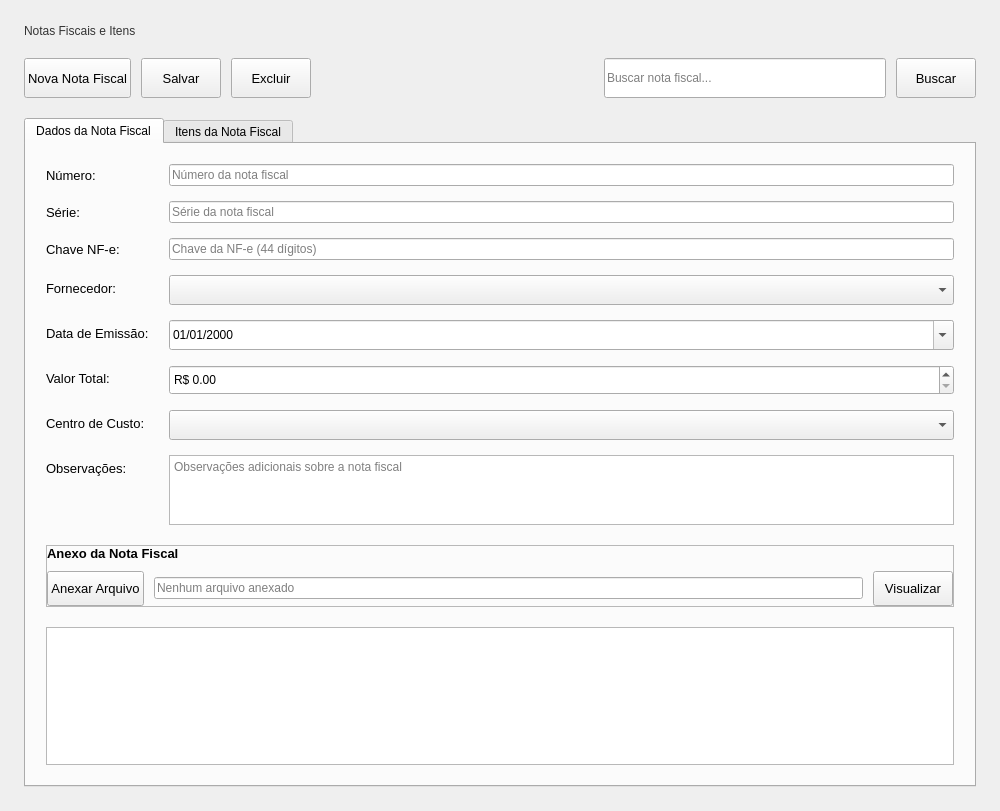
<?xml version='1.0' encoding='UTF-8'?>
<ui version="4.0">
  <class>NotasFiscaisWidget</class>
  <widget class="QWidget" name="NotasFiscaisWidget">
    <property name="windowModality">
      <enum>Qt::WindowModality::WindowModal</enum>
    </property>
    <property name="geometry">
      <rect>
        <x>0</x>
        <y>0</y>
        <width>1000</width>
        <height>811</height>
      </rect>
    </property>
    <property name="windowTitle">
      <string>Notas Fiscais</string>
    </property>
    <property name="windowOpacity">
      <double>100.000000000000000</double>
    </property>
    <property name="autoFillBackground">
      <bool>false</bool>
    </property>
    <layout class="QVBoxLayout" name="verticalLayout">
      <property name="spacing">
        <number>20</number>
      </property>
      <property name="leftMargin">
        <number>24</number>
      </property>
      <property name="topMargin">
        <number>24</number>
      </property>
      <property name="rightMargin">
        <number>24</number>
      </property>
      <property name="bottomMargin">
        <number>24</number>
      </property>
      <property name="sizeConstraint">
        <enum>QLayout::SizeConstraint::SetMaximumSize</enum>
      </property>
      <item>
        <widget class="QLabel" name="lbl_title">
          <property name="enabled">
            <bool>true</bool>
          </property>
          <property name="palette">
            <palette>
              <active>
                <colorrole role="WindowText">
                  <brush brushstyle="SolidPattern">
                    <color alpha="255">
                      <red>51</red>
                      <green>51</green>
                      <blue>51</blue>
                    </color>
                  </brush>
                </colorrole>
                <colorrole role="Button">
                  <brush brushstyle="SolidPattern">
                    <color alpha="204">
                      <red>255</red>
                      <green>255</green>
                      <blue>255</blue>
                    </color>
                  </brush>
                </colorrole>
                <colorrole role="Text">
                  <brush brushstyle="SolidPattern">
                    <color alpha="255">
                      <red>51</red>
                      <green>51</green>
                      <blue>51</blue>
                    </color>
                  </brush>
                </colorrole>
                <colorrole role="ButtonText">
                  <brush brushstyle="SolidPattern">
                    <color alpha="255">
                      <red>51</red>
                      <green>51</green>
                      <blue>51</blue>
                    </color>
                  </brush>
                </colorrole>
                <colorrole role="Base">
                  <brush brushstyle="SolidPattern">
                    <color alpha="204">
                      <red>255</red>
                      <green>255</green>
                      <blue>255</blue>
                    </color>
                  </brush>
                </colorrole>
                <colorrole role="Window">
                  <brush brushstyle="SolidPattern">
                    <color alpha="204">
                      <red>255</red>
                      <green>255</green>
                      <blue>255</blue>
                    </color>
                  </brush>
                </colorrole>
                <colorrole role="PlaceholderText">
                  <brush brushstyle="SolidPattern">
                    <color alpha="128">
                      <red>51</red>
                      <green>51</green>
                      <blue>51</blue>
                    </color>
                  </brush>
                </colorrole>
              </active>
              <inactive>
                <colorrole role="WindowText">
                  <brush brushstyle="SolidPattern">
                    <color alpha="255">
                      <red>51</red>
                      <green>51</green>
                      <blue>51</blue>
                    </color>
                  </brush>
                </colorrole>
                <colorrole role="Button">
                  <brush brushstyle="SolidPattern">
                    <color alpha="204">
                      <red>255</red>
                      <green>255</green>
                      <blue>255</blue>
                    </color>
                  </brush>
                </colorrole>
                <colorrole role="Text">
                  <brush brushstyle="SolidPattern">
                    <color alpha="255">
                      <red>51</red>
                      <green>51</green>
                      <blue>51</blue>
                    </color>
                  </brush>
                </colorrole>
                <colorrole role="ButtonText">
                  <brush brushstyle="SolidPattern">
                    <color alpha="255">
                      <red>51</red>
                      <green>51</green>
                      <blue>51</blue>
                    </color>
                  </brush>
                </colorrole>
                <colorrole role="Base">
                  <brush brushstyle="SolidPattern">
                    <color alpha="204">
                      <red>255</red>
                      <green>255</green>
                      <blue>255</blue>
                    </color>
                  </brush>
                </colorrole>
                <colorrole role="Window">
                  <brush brushstyle="SolidPattern">
                    <color alpha="204">
                      <red>255</red>
                      <green>255</green>
                      <blue>255</blue>
                    </color>
                  </brush>
                </colorrole>
                <colorrole role="PlaceholderText">
                  <brush brushstyle="SolidPattern">
                    <color alpha="128">
                      <red>51</red>
                      <green>51</green>
                      <blue>51</blue>
                    </color>
                  </brush>
                </colorrole>
              </inactive>
              <disabled>
                <colorrole role="WindowText">
                  <brush brushstyle="SolidPattern">
                    <color alpha="255">
                      <red>51</red>
                      <green>51</green>
                      <blue>51</blue>
                    </color>
                  </brush>
                </colorrole>
                <colorrole role="Button">
                  <brush brushstyle="SolidPattern">
                    <color alpha="204">
                      <red>255</red>
                      <green>255</green>
                      <blue>255</blue>
                    </color>
                  </brush>
                </colorrole>
                <colorrole role="Text">
                  <brush brushstyle="SolidPattern">
                    <color alpha="255">
                      <red>51</red>
                      <green>51</green>
                      <blue>51</blue>
                    </color>
                  </brush>
                </colorrole>
                <colorrole role="ButtonText">
                  <brush brushstyle="SolidPattern">
                    <color alpha="255">
                      <red>51</red>
                      <green>51</green>
                      <blue>51</blue>
                    </color>
                  </brush>
                </colorrole>
                <colorrole role="Base">
                  <brush brushstyle="SolidPattern">
                    <color alpha="204">
                      <red>255</red>
                      <green>255</green>
                      <blue>255</blue>
                    </color>
                  </brush>
                </colorrole>
                <colorrole role="Window">
                  <brush brushstyle="SolidPattern">
                    <color alpha="204">
                      <red>255</red>
                      <green>255</green>
                      <blue>255</blue>
                    </color>
                  </brush>
                </colorrole>
                <colorrole role="PlaceholderText">
                  <brush brushstyle="SolidPattern">
                    <color alpha="128">
                      <red>51</red>
                      <green>51</green>
                      <blue>51</blue>
                    </color>
                  </brush>
                </colorrole>
              </disabled>
            </palette>
          </property>
          <property name="text">
            <string>Notas Fiscais e Itens</string>
          </property>
          <property name="alignment">
            <set>Qt::AlignmentFlag::AlignLeft | Qt::AlignmentFlag::AlignVCenter</set>
          </property>
        </widget>
      </item>
      <item>
        <layout class="QHBoxLayout" name="horizontalLayout">
          <property name="spacing">
            <number>10</number>
          </property>
          <property name="leftMargin">
            <number>0</number>
          </property>
          <property name="topMargin">
            <number>0</number>
          </property>
          <property name="rightMargin">
            <number>0</number>
          </property>
          <property name="bottomMargin">
            <number>0</number>
          </property>
          <item>
            <widget class="QPushButton" name="btn_novo">
              <property name="minimumSize">
                <size>
                  <width>0</width>
                  <height>40</height>
                </size>
              </property>
              <property name="font">
                <font>
                  <family>Segoe UI</family>
                  <pointsize>10</pointsize>
                </font>
              </property>
              <property name="cursor">
                <cursorShape>PointingHandCursor</cursorShape>
              </property>
              <property name="toolTip">
                <string>Adicionar nova nota fiscal</string>
              </property>
              <property name="text">
                <string>Nova Nota Fiscal</string>
              </property>
            </widget>
          </item>
          <item>
            <widget class="QPushButton" name="btn_salvar">
              <property name="minimumSize">
                <size>
                  <width>0</width>
                  <height>40</height>
                </size>
              </property>
              <property name="font">
                <font>
                  <family>Segoe UI</family>
                  <pointsize>10</pointsize>
                </font>
              </property>
              <property name="cursor">
                <cursorShape>PointingHandCursor</cursorShape>
              </property>
              <property name="toolTip">
                <string>Salvar nota fiscal atual</string>
              </property>
              <property name="text">
                <string>Salvar</string>
              </property>
            </widget>
          </item>
          <item>
            <widget class="QPushButton" name="btn_excluir">
              <property name="minimumSize">
                <size>
                  <width>0</width>
                  <height>40</height>
                </size>
              </property>
              <property name="font">
                <font>
                  <family>Segoe UI</family>
                  <pointsize>10</pointsize>
                </font>
              </property>
              <property name="cursor">
                <cursorShape>PointingHandCursor</cursorShape>
              </property>
              <property name="toolTip">
                <string>Excluir nota fiscal selecionada</string>
              </property>
              <property name="text">
                <string>Excluir</string>
              </property>
            </widget>
          </item>
          <item>
            <spacer name="horizontalSpacer">
              <property name="orientation">
                <enum>Qt::Orientation::Horizontal</enum>
              </property>
              <property name="sizeHint" stdset="0">
                <size>
                  <width>40</width>
                  <height>20</height>
                </size>
              </property>
            </spacer>
          </item>
          <item>
            <widget class="QLineEdit" name="txt_buscar">
              <property name="minimumSize">
                <size>
                  <width>250</width>
                  <height>40</height>
                </size>
              </property>
              <property name="placeholderText">
                <string>Buscar nota fiscal...</string>
              </property>
            </widget>
          </item>
          <item>
            <widget class="QPushButton" name="btn_buscar">
              <property name="minimumSize">
                <size>
                  <width>0</width>
                  <height>40</height>
                </size>
              </property>
              <property name="font">
                <font>
                  <family>Segoe UI</family>
                  <pointsize>10</pointsize>
                </font>
              </property>
              <property name="cursor">
                <cursorShape>PointingHandCursor</cursorShape>
              </property>
              <property name="toolTip">
                <string>Buscar notas fiscais</string>
              </property>
              <property name="text">
                <string>Buscar</string>
              </property>
            </widget>
          </item>
        </layout>
      </item>
      <item>
        <widget class="QTabWidget" name="tab_widget">
          <property name="currentIndex">
            <number>0</number>
          </property>
          <widget class="QWidget" name="tab_dados_nf">
            <attribute name="title">
              <string>Dados da Nota Fiscal</string>
            </attribute>
            <layout class="QVBoxLayout" name="verticalLayout_2">
              <property name="spacing">
                <number>20</number>
              </property>
              <property name="leftMargin">
                <number>20</number>
              </property>
              <property name="topMargin">
                <number>20</number>
              </property>
              <property name="rightMargin">
                <number>20</number>
              </property>
              <property name="bottomMargin">
                <number>20</number>
              </property>
              <item>
                <layout class="QFormLayout" name="formLayout">
                  <property name="horizontalSpacing">
                    <number>20</number>
                  </property>
                  <property name="verticalSpacing">
                    <number>15</number>
                  </property>
                  <property name="leftMargin">
                    <number>0</number>
                  </property>
                  <property name="topMargin">
                    <number>0</number>
                  </property>
                  <property name="rightMargin">
                    <number>0</number>
                  </property>
                  <property name="bottomMargin">
                    <number>0</number>
                  </property>
                  <item row="0" column="0">
                    <widget class="QLabel" name="lbl_numero">
                      <property name="font">
                        <font>
                          <family>Segoe UI</family>
                          <pointsize>10</pointsize>
                        </font>
                      </property>
                      <property name="text">
                        <string>Número:</string>
                      </property>
                      <property name="buddy">
                        <cstring>txt_numero</cstring>
                      </property>
                    </widget>
                  </item>
                  <item row="0" column="1">
                    <widget class="QLineEdit" name="txt_numero">
                      <property name="placeholderText">
                        <string>Número da nota fiscal</string>
                      </property>
                    </widget>
                  </item>
                  <item row="1" column="0">
                    <widget class="QLabel" name="lbl_serie">
                      <property name="font">
                        <font>
                          <family>Segoe UI</family>
                          <pointsize>10</pointsize>
                        </font>
                      </property>
                      <property name="text">
                        <string>Série:</string>
                      </property>
                      <property name="buddy">
                        <cstring>txt_serie</cstring>
                      </property>
                    </widget>
                  </item>
                  <item row="1" column="1">
                    <widget class="QLineEdit" name="txt_serie">
                      <property name="placeholderText">
                        <string>Série da nota fiscal</string>
                      </property>
                    </widget>
                  </item>
                  <item row="2" column="0">
                    <widget class="QLabel" name="lbl_chave">
                      <property name="font">
                        <font>
                          <family>Segoe UI</family>
                          <pointsize>10</pointsize>
                        </font>
                      </property>
                      <property name="text">
                        <string>Chave NF-e:</string>
                      </property>
                      <property name="buddy">
                        <cstring>txt_chave</cstring>
                      </property>
                    </widget>
                  </item>
                  <item row="2" column="1">
                    <widget class="QLineEdit" name="txt_chave">
                      <property name="maxLength">
                        <number>44</number>
                      </property>
                      <property name="placeholderText">
                        <string>Chave da NF-e (44 dígitos)</string>
                      </property>
                    </widget>
                  </item>
                  <item row="3" column="0">
                    <widget class="QLabel" name="lbl_fornecedor">
                      <property name="font">
                        <font>
                          <family>Segoe UI</family>
                          <pointsize>10</pointsize>
                        </font>
                      </property>
                      <property name="text">
                        <string>Fornecedor:</string>
                      </property>
                      <property name="buddy">
                        <cstring>cmb_fornecedor</cstring>
                      </property>
                    </widget>
                  </item>
                  <item row="3" column="1">
                    <widget class="QComboBox" name="cmb_fornecedor">
                      <property name="minimumSize">
                        <size>
                          <width>0</width>
                          <height>30</height>
                        </size>
                      </property>
                    </widget>
                  </item>
                  <item row="4" column="0">
                    <widget class="QLabel" name="lbl_data_emissao">
                      <property name="font">
                        <font>
                          <family>Segoe UI</family>
                          <pointsize>10</pointsize>
                        </font>
                      </property>
                      <property name="text">
                        <string>Data de Emissão:</string>
                      </property>
                      <property name="buddy">
                        <cstring>date_emissao</cstring>
                      </property>
                    </widget>
                  </item>
                  <item row="4" column="1">
                    <widget class="QDateEdit" name="date_emissao">
                      <property name="minimumSize">
                        <size>
                          <width>0</width>
                          <height>30</height>
                        </size>
                      </property>
                      <property name="displayFormat">
                        <string>dd/MM/yyyy</string>
                      </property>
                      <property name="calendarPopup">
                        <bool>true</bool>
                      </property>
                    </widget>
                  </item>
                  <item row="5" column="0">
                    <widget class="QLabel" name="lbl_valor_total">
                      <property name="font">
                        <font>
                          <family>Segoe UI</family>
                          <pointsize>10</pointsize>
                        </font>
                      </property>
                      <property name="text">
                        <string>Valor Total:</string>
                      </property>
                      <property name="buddy">
                        <cstring>spin_valor_total</cstring>
                      </property>
                    </widget>
                  </item>
                  <item row="5" column="1">
                    <widget class="QDoubleSpinBox" name="spin_valor_total">
                      <property name="minimumSize">
                        <size>
                          <width>0</width>
                          <height>30</height>
                        </size>
                      </property>
                      <property name="prefix">
                        <string>R$ </string>
                      </property>
                      <property name="maximum">
                        <double>9999999.990000000223517</double>
                      </property>
                    </widget>
                  </item>
                  <item row="6" column="0">
                    <widget class="QLabel" name="lbl_centro_custo">
                      <property name="font">
                        <font>
                          <family>Segoe UI</family>
                          <pointsize>10</pointsize>
                        </font>
                      </property>
                      <property name="text">
                        <string>Centro de Custo:</string>
                      </property>
                      <property name="buddy">
                        <cstring>cmb_centro_custo</cstring>
                      </property>
                    </widget>
                  </item>
                  <item row="6" column="1">
                    <widget class="QComboBox" name="cmb_centro_custo">
                      <property name="minimumSize">
                        <size>
                          <width>0</width>
                          <height>30</height>
                        </size>
                      </property>
                    </widget>
                  </item>
                  <item row="7" column="0">
                    <widget class="QLabel" name="lbl_observacoes">
                      <property name="font">
                        <font>
                          <family>Segoe UI</family>
                          <pointsize>10</pointsize>
                        </font>
                      </property>
                      <property name="text">
                        <string>Observações:</string>
                      </property>
                      <property name="buddy">
                        <cstring>txt_observacoes</cstring>
                      </property>
                    </widget>
                  </item>
                  <item row="7" column="1">
                    <widget class="QTextEdit" name="txt_observacoes">
                      <property name="maximumSize">
                        <size>
                          <width>16777215</width>
                          <height>100</height>
                        </size>
                      </property>
                      <property name="placeholderText">
                        <string>Observações adicionais sobre a nota fiscal</string>
                      </property>
                    </widget>
                  </item>
                </layout>
              </item>
              <item>
                <widget class="QFrame" name="frame_anexo">
                  <property name="frameShape">
                    <enum>QFrame::Shape::StyledPanel</enum>
                  </property>
                  <property name="frameShadow">
                    <enum>QFrame::Shadow::Raised</enum>
                  </property>
                  <layout class="QVBoxLayout" name="verticalLayout_3">
                    <property name="spacing">
                      <number>10</number>
                    </property>
                    <property name="leftMargin">
                      <number>0</number>
                    </property>
                    <property name="topMargin">
                      <number>0</number>
                    </property>
                    <property name="rightMargin">
                      <number>0</number>
                    </property>
                    <property name="bottomMargin">
                      <number>0</number>
                    </property>
                    <item>
                      <widget class="QLabel" name="lbl_anexo">
                        <property name="font">
                          <font>
                            <family>Segoe UI</family>
                            <pointsize>10</pointsize>
                            <bold>true</bold>
                          </font>
                        </property>
                        <property name="text">
                          <string>Anexo da Nota Fiscal</string>
                        </property>
                      </widget>
                    </item>
                    <item>
                      <layout class="QHBoxLayout" name="horizontalLayout_2">
                        <property name="spacing">
                          <number>10</number>
                        </property>
                        <item>
                          <widget class="QPushButton" name="btn_anexar">
                            <property name="minimumSize">
                              <size>
                                <width>0</width>
                                <height>35</height>
                              </size>
                            </property>
                            <property name="font">
                              <font>
                                <family>Segoe UI</family>
                                <pointsize>10</pointsize>
                              </font>
                            </property>
                            <property name="cursor">
                              <cursorShape>PointingHandCursor</cursorShape>
                            </property>
                            <property name="toolTip">
                              <string>Anexar arquivo da nota fiscal</string>
                            </property>
                            <property name="text">
                              <string>Anexar Arquivo</string>
                            </property>
                          </widget>
                        </item>
                        <item>
                          <widget class="QLineEdit" name="txt_anexo">
                            <property name="readOnly">
                              <bool>true</bool>
                            </property>
                            <property name="placeholderText">
                              <string>Nenhum arquivo anexado</string>
                            </property>
                          </widget>
                        </item>
                        <item>
                          <widget class="QPushButton" name="btn_visualizar">
                            <property name="minimumSize">
                              <size>
                                <width>0</width>
                                <height>35</height>
                              </size>
                            </property>
                            <property name="font">
                              <font>
                                <family>Segoe UI</family>
                                <pointsize>10</pointsize>
                              </font>
                            </property>
                            <property name="cursor">
                              <cursorShape>PointingHandCursor</cursorShape>
                            </property>
                            <property name="toolTip">
                              <string>Visualizar arquivo anexado</string>
                            </property>
                            <property name="text">
                              <string>Visualizar</string>
                            </property>
                          </widget>
                        </item>
                      </layout>
                    </item>
                  </layout>
                </widget>
              </item>
              <item>
                <widget class="QTableView" name="tbl_notas_fiscais">
                  <property name="alternatingRowColors">
                    <bool>true</bool>
                  </property>
                  <property name="selectionBehavior">
                    <enum>QAbstractItemView::SelectionBehavior::SelectRows</enum>
                  </property>
                  <attribute name="horizontalHeaderStretchLastSection">
                    <bool>true</bool>
                  </attribute>
                  <attribute name="verticalHeaderVisible">
                    <bool>false</bool>
                  </attribute>
                </widget>
              </item>
            </layout>
          </widget>
          <widget class="QWidget" name="tab_itens">
            <attribute name="title">
              <string>Itens da Nota Fiscal</string>
            </attribute>
            <layout class="QVBoxLayout" name="verticalLayout_4">
              <property name="spacing">
                <number>20</number>
              </property>
              <property name="leftMargin">
                <number>20</number>
              </property>
              <property name="topMargin">
                <number>20</number>
              </property>
              <property name="rightMargin">
                <number>20</number>
              </property>
              <property name="bottomMargin">
                <number>20</number>
              </property>
              <item>
                <layout class="QHBoxLayout" name="horizontalLayout_3">
                  <property name="spacing">
                    <number>10</number>
                  </property>
                  <item>
                    <widget class="QPushButton" name="btn_novo_item">
                      <property name="minimumSize">
                        <size>
                          <width>0</width>
                          <height>40</height>
                        </size>
                      </property>
                      <property name="font">
                        <font>
                          <family>Segoe UI</family>
                          <pointsize>10</pointsize>
                        </font>
                      </property>
                      <property name="cursor">
                        <cursorShape>PointingHandCursor</cursorShape>
                      </property>
                      <property name="toolTip">
                        <string>Adicionar novo item à nota fiscal</string>
                      </property>
                      <property name="text">
                        <string>Novo Item</string>
                      </property>
                    </widget>
                  </item>
                  <item>
                    <widget class="QPushButton" name="btn_editar_item">
                      <property name="minimumSize">
                        <size>
                          <width>0</width>
                          <height>40</height>
                        </size>
                      </property>
                      <property name="font">
                        <font>
                          <family>Segoe UI</family>
                          <pointsize>10</pointsize>
                        </font>
                      </property>
                      <property name="cursor">
                        <cursorShape>PointingHandCursor</cursorShape>
                      </property>
                      <property name="toolTip">
                        <string>Editar item selecionado</string>
                      </property>
                      <property name="text">
                        <string>Editar Item</string>
                      </property>
                    </widget>
                  </item>
                  <item>
                    <widget class="QPushButton" name="btn_excluir_item">
                      <property name="minimumSize">
                        <size>
                          <width>0</width>
                          <height>40</height>
                        </size>
                      </property>
                      <property name="font">
                        <font>
                          <family>Segoe UI</family>
                          <pointsize>10</pointsize>
                        </font>
                      </property>
                      <property name="cursor">
                        <cursorShape>PointingHandCursor</cursorShape>
                      </property>
                      <property name="toolTip">
                        <string>Excluir item selecionado</string>
                      </property>
                      <property name="text">
                        <string>Excluir Item</string>
                      </property>
                    </widget>
                  </item>
                  <item>
                    <spacer name="horizontalSpacer_2">
                      <property name="orientation">
                        <enum>Qt::Orientation::Horizontal</enum>
                      </property>
                      <property name="sizeHint" stdset="0">
                        <size>
                          <width>40</width>
                          <height>20</height>
                        </size>
                      </property>
                    </spacer>
                  </item>
                  <item>
                    <widget class="QLabel" name="lbl_total_itens">
                      <property name="font">
                        <font>
                          <family>Segoe UI</family>
                          <pointsize>12</pointsize>
                          <bold>true</bold>
                        </font>
                      </property>
                      <property name="text">
                        <string>Total: R$ 0,00</string>
                      </property>
                    </widget>
                  </item>
                </layout>
              </item>
              <item>
                <widget class="QFrame" name="frame_item">
                  <property name="frameShape">
                    <enum>QFrame::Shape::StyledPanel</enum>
                  </property>
                  <property name="frameShadow">
                    <enum>QFrame::Shadow::Raised</enum>
                  </property>
                  <layout class="QFormLayout" name="formLayout_2">
                    <property name="horizontalSpacing">
                      <number>20</number>
                    </property>
                    <property name="verticalSpacing">
                      <number>15</number>
                    </property>
                    <property name="leftMargin">
                      <number>20</number>
                    </property>
                    <property name="topMargin">
                      <number>20</number>
                    </property>
                    <property name="rightMargin">
                      <number>20</number>
                    </property>
                    <property name="bottomMargin">
                      <number>20</number>
                    </property>
                    <item row="0" column="0">
                      <widget class="QLabel" name="lbl_item_descricao">
                        <property name="font">
                          <font>
                            <family>Segoe UI</family>
                            <pointsize>10</pointsize>
                          </font>
                        </property>
                        <property name="text">
                          <string>Descrição:</string>
                        </property>
                        <property name="buddy">
                          <cstring>txt_item_descricao</cstring>
                        </property>
                      </widget>
                    </item>
                    <item row="0" column="1">
                      <widget class="QLineEdit" name="txt_item_descricao">
                        <property name="placeholderText">
                          <string>Descrição do item</string>
                        </property>
                      </widget>
                    </item>
                    <item row="1" column="0">
                      <widget class="QLabel" name="lbl_item_valor">
                        <property name="font">
                          <font>
                            <family>Segoe UI</family>
                            <pointsize>10</pointsize>
                          </font>
                        </property>
                        <property name="text">
                          <string>Valor Unitário:</string>
                        </property>
                        <property name="buddy">
                          <cstring>spin_item_valor</cstring>
                        </property>
                      </widget>
                    </item>
                    <item row="1" column="1">
                      <widget class="QDoubleSpinBox" name="spin_item_valor">
                        <property name="prefix">
                          <string>R$ </string>
                        </property>
                        <property name="maximum">
                          <double>9999999.990000000223517</double>
                        </property>
                      </widget>
                    </item>
                    <item row="2" column="0">
                      <widget class="QLabel" name="lbl_item_quantidade">
                        <property name="font">
                          <font>
                            <family>Segoe UI</family>
                            <pointsize>10</pointsize>
                          </font>
                        </property>
                        <property name="text">
                          <string>Quantidade:</string>
                        </property>
                        <property name="buddy">
                          <cstring>spin_item_quantidade</cstring>
                        </property>
                      </widget>
                    </item>
                    <item row="2" column="1">
                      <widget class="QSpinBox" name="spin_item_quantidade">
                        <property name="minimum">
                          <number>1</number>
                        </property>
                        <property name="maximum">
                          <number>9999</number>
                        </property>
                      </widget>
                    </item>
                    <item row="3" column="0">
                      <widget class="QLabel" name="lbl_item_ncm">
                        <property name="font">
                          <font>
                            <family>Segoe UI</family>
                            <pointsize>10</pointsize>
                          </font>
                        </property>
                        <property name="text">
                          <string>NCM:</string>
                        </property>
                        <property name="buddy">
                          <cstring>txt_item_ncm</cstring>
                        </property>
                      </widget>
                    </item>
                    <item row="3" column="1">
                      <widget class="QLineEdit" name="txt_item_ncm">
                        <property name="placeholderText">
                          <string>Código NCM</string>
                        </property>
                      </widget>
                    </item>
                    <item row="4" column="0">
                      <widget class="QLabel" name="lbl_item_cfop">
                        <property name="font">
                          <font>
                            <family>Segoe UI</family>
                            <pointsize>10</pointsize>
                          </font>
                        </property>
                        <property name="text">
                          <string>CFOP:</string>
                        </property>
                        <property name="buddy">
                          <cstring>txt_item_cfop</cstring>
                        </property>
                      </widget>
                    </item>
                    <item row="4" column="1">
                      <widget class="QLineEdit" name="txt_item_cfop">
                        <property name="placeholderText">
                          <string>Código CFOP</string>
                        </property>
                      </widget>
                    </item>
                    <item row="5" column="1">
                      <widget class="QPushButton" name="btn_salvar_item">
                        <property name="minimumSize">
                          <size>
                            <width>0</width>
                            <height>35</height>
                          </size>
                        </property>
                        <property name="font">
                          <font>
                            <family>Segoe UI</family>
                            <pointsize>10</pointsize>
                          </font>
                        </property>
                        <property name="cursor">
                          <cursorShape>PointingHandCursor</cursorShape>
                        </property>
                        <property name="toolTip">
                          <string>Salvar item atual</string>
                        </property>
                        <property name="text">
                          <string>Salvar Item</string>
                        </property>
                      </widget>
                    </item>
                  </layout>
                </widget>
              </item>
              <item>
                <widget class="QTableView" name="tbl_itens">
                  <property name="alternatingRowColors">
                    <bool>true</bool>
                  </property>
                  <property name="selectionBehavior">
                    <enum>QAbstractItemView::SelectionBehavior::SelectRows</enum>
                  </property>
                  <attribute name="horizontalHeaderStretchLastSection">
                    <bool>true</bool>
                  </attribute>
                  <attribute name="verticalHeaderVisible">
                    <bool>false</bool>
                  </attribute>
                </widget>
              </item>
            </layout>
          </widget>
        </widget>
      </item>
    </layout>
  </widget>
  <tabstops>
    <tabstop>btn_novo</tabstop>
    <tabstop>btn_salvar</tabstop>
    <tabstop>btn_excluir</tabstop>
    <tabstop>txt_buscar</tabstop>
    <tabstop>btn_buscar</tabstop>
    <tabstop>tab_widget</tabstop>
    <tabstop>txt_numero</tabstop>
    <tabstop>txt_serie</tabstop>
    <tabstop>txt_chave</tabstop>
    <tabstop>cmb_fornecedor</tabstop>
    <tabstop>date_emissao</tabstop>
    <tabstop>spin_valor_total</tabstop>
    <tabstop>cmb_centro_custo</tabstop>
    <tabstop>txt_observacoes</tabstop>
    <tabstop>btn_anexar</tabstop>
    <tabstop>txt_anexo</tabstop>
    <tabstop>btn_visualizar</tabstop>
    <tabstop>tbl_notas_fiscais</tabstop>
    <tabstop>btn_novo_item</tabstop>
    <tabstop>btn_editar_item</tabstop>
    <tabstop>btn_excluir_item</tabstop>
    <tabstop>txt_item_descricao</tabstop>
    <tabstop>spin_item_valor</tabstop>
    <tabstop>spin_item_quantidade</tabstop>
    <tabstop>txt_item_ncm</tabstop>
    <tabstop>txt_item_cfop</tabstop>
    <tabstop>btn_salvar_item</tabstop>
    <tabstop>tbl_itens</tabstop>
  </tabstops>
  <resources />
  <connections />
</ui>
